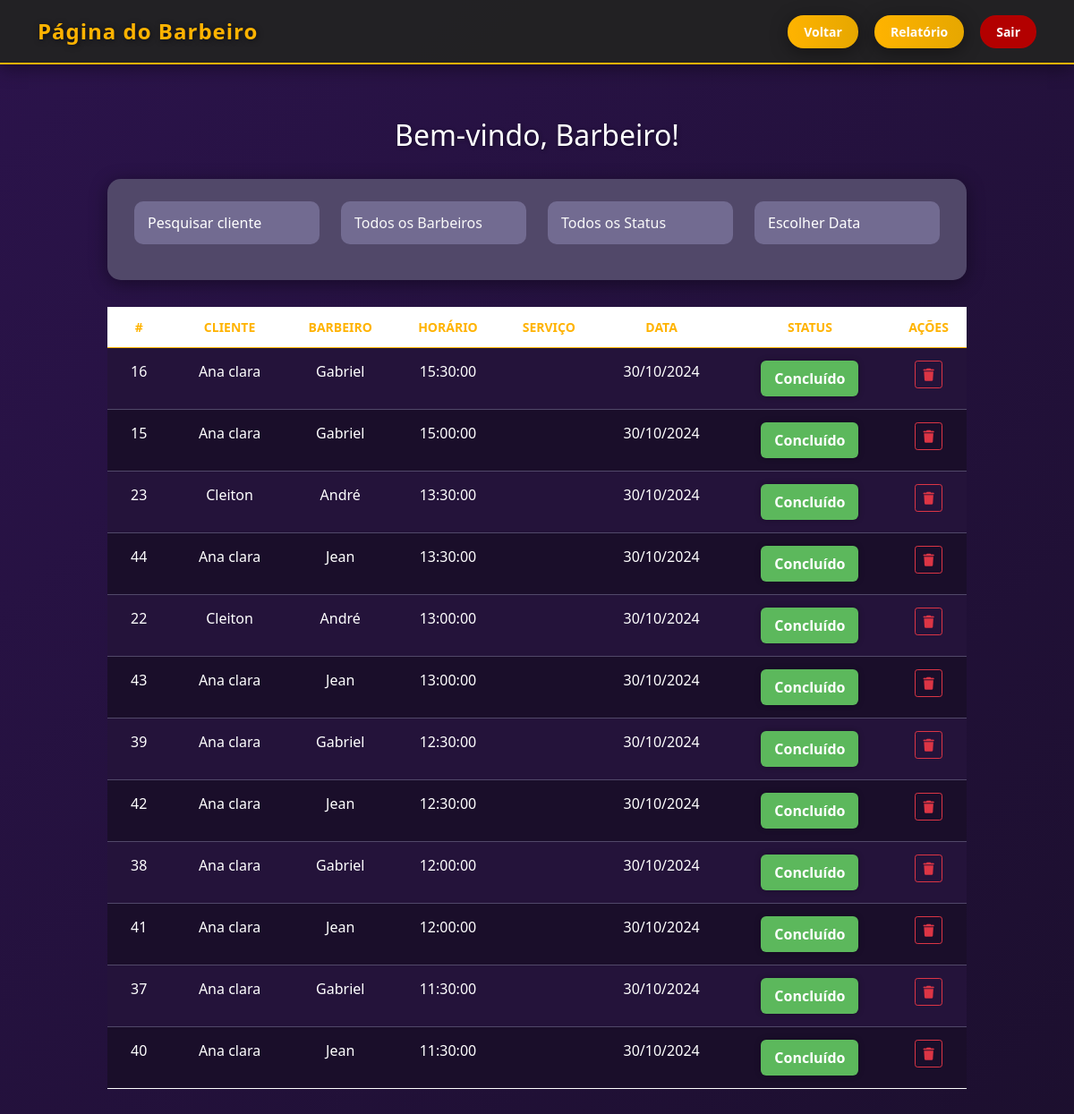
Page /select2.php?dia=2024-10-30 (signed in) on the committed database.
### tables this page shows
CREATE TABLE `agendamentos` (
  `id` int(11) UNSIGNED NOT NULL,
  `usuario_id` int(11) NOT NULL,
  `barbeiro` varchar(250) NOT NULL,
  `dia` varchar(250) NOT NULL,
  `horario` time NOT NULL,
  `quantidade` int(11) NOT NULL DEFAULT 1,
  `status` varchar(50) NOT NULL DEFAULT 'Pendente'
);

CREATE TABLE `usuarios` (
  `id` int(11) NOT NULL,
  `nivel` varchar(10) NOT NULL DEFAULT 'cliente',
  `nome` varchar(250) NOT NULL,
  `cpf` varchar(250) NOT NULL,
  `email` varchar(250) NOT NULL,
  `numero` varchar(250) NOT NULL,
  `senha` varchar(250) NOT NULL
);

### select2.php (the view, shortened to what this page needs)
<?php
require_once('conexao.php');
$diaFiltro = $_GET['dia'] ?? '';
$condicoes = [];
$params = [];
$tipos = '';
if (!empty($diaFiltro)) {
    $condicoes[] = "agendamentos.dia = ?";
    $params[] = $diaFiltro;
    $tipos .= 's';
}
$where = '';
if (!empty($condicoes)) {
    $where = 'WHERE ' . implode(' AND ', $condicoes);
}
$sql = "SELECT
            agendamentos.id,
            usuarios.nome AS cliente,
            agendamentos.barbeiro,
            agendamentos.dia,
            agendamentos.horario,
            agendamentos.status,
            GROUP_CONCAT(servicos.nome SEPARATOR ', ') AS servicos
        FROM agendamentos
        JOIN usuarios ON agendamentos.usuario_id = usuarios.id
        LEFT JOIN agendamento_servicos ON agendamentos.id = agendamento_servicos.agendamento_id
        LEFT JOIN servicos ON agendamento_servicos.servico_id = servicos.id
        $where
        GROUP BY agendamentos.id
        ORDER BY agendamentos.dia DESC, agendamentos.horario DESC";
$stmt = $conexao->prepare($sql);
if (!empty($params)) {
    $stmt->bind_param($tipos, ...$params);
}
$stmt->execute();
$result = $stmt->get_result();
?>
<!DOCTYPE html>
<html lang="pt-br">
<head>
    <link href="https://cdn.jsdelivr.net/npm/bootstrap@5.0.2/dist/css/bootstrap.min.css" rel="stylesheet">
    <link rel="stylesheet" href="https://cdnjs.cloudflare.com/ajax/libs/font-awesome/6.5.0/css/all.min.css">
    <link rel="stylesheet" href="https://cdn.jsdelivr.net/npm/flatpickr/dist/flatpickr.min.css">
</head>
<body>
<nav class="navbar navbar-expand-lg navbar-dark bg-dark">
    <div class="container-fluid">
        <a class="navbar-brand" href="#">Página do Barbeiro</a>
        <div class="d-flex">
           <a href="select.php" class="btn btn-primary me-2">Voltar</a>
            <a href="relatorio.php" class="btn btn-primary me-2">Relatório</a>
            <a href="sair.php" class="btn btn-danger">Sair</a>
        </div>
    </div>
</nav>
<div class="container">
    <h1 class="text-center">Bem-vindo, Barbeiro!</h1>
    <div class="filter-area">
        <div class="row">
            <div class="col-md-3 col-sm-6">
                <input type="search" class="form-control" placeholder="Pesquisar cliente" id="pesquisar">
            </div>
            <div class="col-md-3 col-sm-6">
                <select class="form-control" id="barbeiroSelect" onchange="searchBarbeiro()">
                    <option value="">Todos os Barbeiros</option>
                </select>
            </div>
            <div class="col-md-3 col-sm-6">
                <select class="form-control" id="statusSelect" onchange="searchStatus()">
                    <option value="">Todos os Status</option>
                </select>
            </div>
            <div class="col-md-3 col-sm-6">
                <input type="text" class="form-control" id="dataSelect" placeholder="Escolher Data">
            </div>
        </div>
    </div>
    <div class="table-responsive">
        <table class="table table-striped table-bg text-white">
            <thead>
                <tr>
                    <th>#</th>
                    <th>Cliente</th>
                    <th>Barbeiro</th>
                    <th>Horário</th>
                    <th>Serviço</th>
                    <th>Data</th>
                    <th>Status</th>
                    <th>Ações</th>
                </tr>
            </thead>
            <tbody>
            <?php
while ($row = mysqli_fetch_assoc($result)) {
  $dataFormatada = date('d/m/Y', strtotime($row['dia']));
  $statusClass = ($row['status'] == 'Pendente') ? 'pendente' : 'concluido';
  echo "<tr>";
  echo "<td>{$row['id']}</td>";
  echo "<td>{$row['cliente']}</td>";
  echo "<td>{$row['barbeiro']}</td>";
  echo "<td>{$row['horario']}</td>";
  echo "<td>{$row['servicos']}</td>";
  echo "<td>{$dataFormatada}</td>";
  echo "<td>
          <button class='status-btn $statusClass' onclick=\"alterarStatus({$row['id']}, '{$row['status']}', this)\">
            {$row['status']}
          </button>
        </td>";
  echo "<td>
          <button class='btn btn-sm btn-outline-danger btn-remove' onclick=\"esconderLinha(this)\">
            <i class='fas fa-trash'></i>
          </button>
        </td>";
  echo "</tr>";
}
?>
</tbody>
</body>
</html>

### select2.php (style rules this page uses)
:root { --roxo-fundo: #2b134b; --roxo-gradiente: #1c0f2e; --dourado: #ffb300; --dourado-hover: #e6a700; --cinza-claro: #514869; --cinza-input: #726b91; --branco: #ffffff; --branco-brilhante: #f9f9f9; --vermelho: #b30000; --vermelho-hover: #d10000; --verde: #5cb85c; --laranja: #f0ad4e; --fundo-translucido: rgba(0, 0, 0, 0.3); --sombra-leve: 0 4px 20px rgba(0, 0, 0, 0.4); }
body { background: linear-gradient(135deg, var(--roxo-fundo), var(--roxo-gradiente)); color: var(--branco); font-family: 'Segoe UI', sans-serif; margin: 0; padding: 0; animation: fadeIn 0.5s ease-in; }
.navbar { background-color: rgba(34, 34, 34, 0.95) !important; border-bottom: 2px solid var(--dourado); box-shadow: var(--sombra-leve); padding: 12px 30px; }
.navbar-brand { color: var(--dourado) !important; font-size: 24px; font-weight: bold; text-shadow: 1px 1px 6px rgba(0, 0, 0, 0.6); letter-spacing: 1px; }
.navbar .btn { font-weight: 600; font-size: 14px; border-radius: 18px; padding: 8px 18px; margin-left: 10px; text-decoration: none; white-space: nowrap; transition: all 0.3s ease-in-out; }
.btn-primary { background: linear-gradient(90deg, var(--dourado), var(--dourado-hover)); color: var(--branco); border: none; box-shadow: var(--sombra-leve); }
.btn-danger { background-color: var(--vermelho); color: var(--branco); border: none; }
.container { margin: 40px auto; max-width: 1000px; padding: 20px; }
h1 { font-size: 32px; margin-bottom: 30px; color: var(--branco); text-shadow: 1px 1px 4px rgba(0, 0, 0, 0.4); }
.filter-area { background-color: var(--cinza-claro); padding: 25px 30px; border-radius: 15px; box-shadow: var(--sombra-leve); margin-bottom: 30px; transition: all 0.3s ease-in-out; }
.filter-area .form-control { background-color: var(--cinza-input); color: var(--branco-brilhante); border: none; border-radius: 10px; padding: 12px 15px; margin-bottom: 15px; transition: 0.3s ease; }
::placeholder { color: #ffffff !important; opacity: 1; }
.table-bg { background: var(--fundo-translucido); border-radius: 12px; padding: 15px; overflow-x: auto; }
.table { width: 100%; border-collapse: collapse; animation: fadeIn 0.5s ease-in; background-color: #1a0e2a; }
.table thead { background-color: var(--branco); }
.table th { color: var(--dourado); text-transform: uppercase; font-size: 14px; padding: 12px; text-align: center; }
.table td { padding: 14px 20px; text-align: center; font-size: 16px; border-bottom: 1px solid var(--cinza-claro); color: #ffffff; }
.table-striped tbody tr:nth-child(odd) { background-color: #26143d; }
.table-striped tbody tr:nth-child(even) { background-color: #1a0e2a; }
.status-btn { border: none; padding: 8px 15px; border-radius: 6px; font-weight: bold; color: var(--branco); box-shadow: 0 0 6px rgba(0, 0, 0, 0.3); }
.concluido { background-color: var(--verde); }

### rows in the picture
agendamentos: id "16", usuario.nome "Ana clara", barbeiro "Gabriel", horario "15:30:00", dia "30/10/2024", status "Concluído"
agendamentos: id "15", usuario.nome "Ana clara", barbeiro "Gabriel", horario "15:00:00", dia "30/10/2024", status "Concluído"
agendamentos: id "23", usuario.nome "Cleiton", barbeiro "André", horario "13:30:00", dia "30/10/2024", status "Concluído"
agendamentos: id "44", usuario.nome "Ana clara", barbeiro "Jean", horario "13:30:00", dia "30/10/2024", status "Concluído"
agendamentos: id "22", usuario.nome "Cleiton", barbeiro "André", horario "13:00:00", dia "30/10/2024", status "Concluído"
agendamentos: id "43", usuario.nome "Ana clara", barbeiro "Jean", horario "13:00:00", dia "30/10/2024", status "Concluído"
agendamentos: id "39", usuario.nome "Ana clara", barbeiro "Gabriel", horario "12:30:00", dia "30/10/2024", status "Concluído"
agendamentos: id "42", usuario.nome "Ana clara", barbeiro "Jean", horario "12:30:00", dia "30/10/2024", status "Concluído"
agendamentos: id "38", usuario.nome "Ana clara", barbeiro "Gabriel", horario "12:00:00", dia "30/10/2024", status "Concluído"
agendamentos: id "41", usuario.nome "Ana clara", barbeiro "Jean", horario "12:00:00", dia "30/10/2024", status "Concluído"
agendamentos: id "37", usuario.nome "Ana clara", barbeiro "Gabriel", horario "11:30:00", dia "30/10/2024", status "Concluído"
agendamentos: id "40", usuario.nome "Ana clara", barbeiro "Jean", horario "11:30:00", dia "30/10/2024", status "Concluído"
